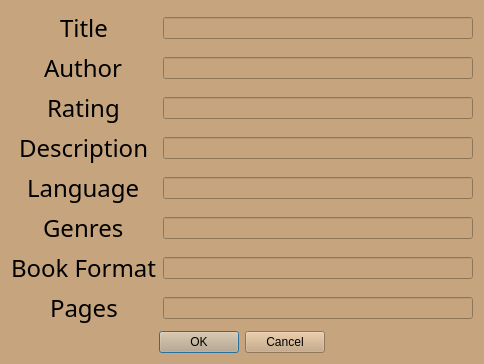
<?xml version="1.0" encoding="UTF-8"?>
<ui version="4.0">
 <class>AddRowDialog</class>
 <widget class="QDialog" name="AddRowDialog">
  <property name="geometry">
   <rect>
    <x>0</x>
    <y>0</y>
    <width>484</width>
    <height>363</height>
   </rect>
  </property>
  <property name="windowTitle">
   <string>Dialog</string>
  </property>
  <property name="styleSheet">
   <string notr="true">background-color: rgb(198, 165, 126);</string>
  </property>
  <layout class="QVBoxLayout" name="verticalLayout_3" stretch="0,1">
   <item>
    <layout class="QGridLayout" name="gridLayout">
     <item row="8" column="1">
      <widget class="QLineEdit" name="bookformatLine"/>
     </item>
     <item row="9" column="0" alignment="Qt::AlignHCenter">
      <widget class="QLabel" name="Pages">
       <property name="font">
        <font>
         <family>Academy Engraved LET</family>
         <pointsize>18</pointsize>
         <italic>false</italic>
         <bold>false</bold>
        </font>
       </property>
       <property name="styleSheet">
        <string notr="true">font: 18pt &quot;Academy Engraved LET&quot;;</string>
       </property>
       <property name="text">
        <string>Pages</string>
       </property>
      </widget>
     </item>
     <item row="6" column="1">
      <widget class="QLineEdit" name="languageLine"/>
     </item>
     <item row="1" column="0" alignment="Qt::AlignHCenter|Qt::AlignVCenter">
      <widget class="QLabel" name="Title">
       <property name="font">
        <font>
         <family>Academy Engraved LET</family>
         <pointsize>18</pointsize>
         <italic>false</italic>
         <bold>false</bold>
        </font>
       </property>
       <property name="styleSheet">
        <string notr="true">font: 18pt &quot;Academy Engraved LET&quot;;</string>
       </property>
       <property name="text">
        <string>Title</string>
       </property>
      </widget>
     </item>
     <item row="2" column="0" alignment="Qt::AlignHCenter">
      <widget class="QLabel" name="Author">
       <property name="font">
        <font>
         <family>Academy Engraved LET</family>
         <pointsize>18</pointsize>
         <italic>false</italic>
         <bold>false</bold>
        </font>
       </property>
       <property name="styleSheet">
        <string notr="true">font: 18pt &quot;Academy Engraved LET&quot;;</string>
       </property>
       <property name="text">
        <string>Author</string>
       </property>
      </widget>
     </item>
     <item row="7" column="1">
      <widget class="QLineEdit" name="genresLine"/>
     </item>
     <item row="8" column="0" alignment="Qt::AlignHCenter">
      <widget class="QLabel" name="Bookformat">
       <property name="font">
        <font>
         <family>Academy Engraved LET</family>
         <pointsize>18</pointsize>
         <italic>false</italic>
         <bold>false</bold>
        </font>
       </property>
       <property name="styleSheet">
        <string notr="true">font: 18pt &quot;Academy Engraved LET&quot;;</string>
       </property>
       <property name="text">
        <string>Book Format</string>
       </property>
      </widget>
     </item>
     <item row="9" column="1">
      <widget class="QLineEdit" name="pagesLine"/>
     </item>
     <item row="2" column="1">
      <widget class="QLineEdit" name="authorLine"/>
     </item>
     <item row="1" column="1">
      <widget class="QLineEdit" name="titleLine"/>
     </item>
     <item row="6" column="0" alignment="Qt::AlignHCenter">
      <widget class="QLabel" name="Language">
       <property name="font">
        <font>
         <family>Academy Engraved LET</family>
         <pointsize>18</pointsize>
         <italic>false</italic>
         <bold>false</bold>
        </font>
       </property>
       <property name="styleSheet">
        <string notr="true">font: 18pt &quot;Academy Engraved LET&quot;;</string>
       </property>
       <property name="text">
        <string>Language</string>
       </property>
      </widget>
     </item>
     <item row="5" column="0" alignment="Qt::AlignHCenter">
      <widget class="QLabel" name="Description">
       <property name="font">
        <font>
         <family>Academy Engraved LET</family>
         <pointsize>18</pointsize>
         <italic>false</italic>
         <bold>false</bold>
        </font>
       </property>
       <property name="styleSheet">
        <string notr="true">font: 18pt &quot;Academy Engraved LET&quot;;</string>
       </property>
       <property name="text">
        <string>Description</string>
       </property>
      </widget>
     </item>
     <item row="5" column="1">
      <widget class="QLineEdit" name="descriptionLine"/>
     </item>
     <item row="4" column="1">
      <widget class="QLineEdit" name="ratingLine"/>
     </item>
     <item row="4" column="0" alignment="Qt::AlignHCenter">
      <widget class="QLabel" name="Rating">
       <property name="font">
        <font>
         <family>Academy Engraved LET</family>
         <pointsize>18</pointsize>
         <italic>false</italic>
         <bold>false</bold>
        </font>
       </property>
       <property name="styleSheet">
        <string notr="true">font: 18pt &quot;Academy Engraved LET&quot;;</string>
       </property>
       <property name="text">
        <string>Rating</string>
       </property>
      </widget>
     </item>
     <item row="7" column="0" alignment="Qt::AlignHCenter">
      <widget class="QLabel" name="Genres">
       <property name="font">
        <font>
         <family>Academy Engraved LET</family>
         <pointsize>18</pointsize>
         <italic>false</italic>
         <bold>false</bold>
        </font>
       </property>
       <property name="styleSheet">
        <string notr="true">font: 18pt &quot;Academy Engraved LET&quot;;</string>
       </property>
       <property name="text">
        <string>Genres</string>
       </property>
      </widget>
     </item>
    </layout>
   </item>
   <item>
    <layout class="QHBoxLayout" name="horizontalLayout">
     <property name="spacing">
      <number>4</number>
     </property>
     <item alignment="Qt::AlignHCenter">
      <widget class="QDialogButtonBox" name="buttonBox">
       <property name="orientation">
        <enum>Qt::Horizontal</enum>
       </property>
       <property name="standardButtons">
        <set>QDialogButtonBox::Cancel|QDialogButtonBox::Ok</set>
       </property>
      </widget>
     </item>
    </layout>
   </item>
  </layout>
 </widget>
 <resources/>
 <connections>
  <connection>
   <sender>buttonBox</sender>
   <signal>rejected()</signal>
   <receiver>AddRowDialog</receiver>
   <slot>reject()</slot>
   <hints>
    <hint type="sourcelabel">
     <x>316</x>
     <y>260</y>
    </hint>
    <hint type="destinationlabel">
     <x>286</x>
     <y>274</y>
    </hint>
   </hints>
  </connection>
  <connection>
   <sender>buttonBox</sender>
   <signal>accepted()</signal>
   <receiver>AddRowDialog</receiver>
   <slot>accept()</slot>
   <hints>
    <hint type="sourcelabel">
     <x>248</x>
     <y>254</y>
    </hint>
    <hint type="destinationlabel">
     <x>157</x>
     <y>274</y>
    </hint>
   </hints>
  </connection>
 </connections>
</ui>
